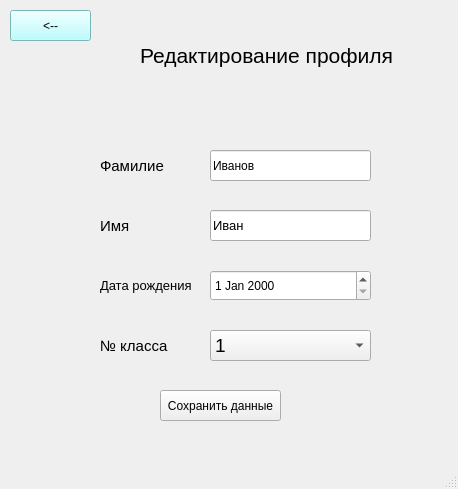
<?xml version="1.0" encoding="UTF-8"?>
<ui version="4.0">
 <class>MainWindow</class>
 <widget class="QMainWindow" name="MainWindow">
  <property name="geometry">
   <rect>
    <x>0</x>
    <y>0</y>
    <width>458</width>
    <height>489</height>
   </rect>
  </property>
  <property name="windowTitle">
   <string>MainWindow</string>
  </property>
  <property name="autoFillBackground">
   <bool>true</bool>
  </property>
  <property name="styleSheet">
   <string notr="true">color: rgb(0, 0, 0);</string>
  </property>
  <widget class="QWidget" name="centralwidget">
   <widget class="QLineEdit" name="surname_student">
    <property name="geometry">
     <rect>
      <x>210</x>
      <y>150</y>
      <width>161</width>
      <height>31</height>
     </rect>
    </property>
    <property name="text">
     <string>Иванов</string>
    </property>
   </widget>
   <widget class="QLabel" name="label">
    <property name="geometry">
     <rect>
      <x>100</x>
      <y>150</y>
      <width>71</width>
      <height>31</height>
     </rect>
    </property>
    <property name="font">
     <font>
      <pointsize>11</pointsize>
     </font>
    </property>
    <property name="text">
     <string>Фамилие</string>
    </property>
   </widget>
   <widget class="QLineEdit" name="name_student">
    <property name="geometry">
     <rect>
      <x>210</x>
      <y>210</y>
      <width>161</width>
      <height>31</height>
     </rect>
    </property>
    <property name="font">
     <font>
      <pointsize>10</pointsize>
     </font>
    </property>
    <property name="text">
     <string>Иван</string>
    </property>
   </widget>
   <widget class="QLabel" name="label_2">
    <property name="geometry">
     <rect>
      <x>100</x>
      <y>210</y>
      <width>71</width>
      <height>31</height>
     </rect>
    </property>
    <property name="font">
     <font>
      <pointsize>11</pointsize>
     </font>
    </property>
    <property name="text">
     <string>Имя</string>
    </property>
   </widget>
   <widget class="QLabel" name="label_3">
    <property name="geometry">
     <rect>
      <x>100</x>
      <y>270</y>
      <width>101</width>
      <height>31</height>
     </rect>
    </property>
    <property name="font">
     <font>
      <pointsize>10</pointsize>
     </font>
    </property>
    <property name="text">
     <string>Дата рождения</string>
    </property>
   </widget>
   <widget class="QLabel" name="label_4">
    <property name="geometry">
     <rect>
      <x>100</x>
      <y>330</y>
      <width>71</width>
      <height>31</height>
     </rect>
    </property>
    <property name="font">
     <font>
      <pointsize>11</pointsize>
     </font>
    </property>
    <property name="text">
     <string>№ класса</string>
    </property>
   </widget>
   <widget class="QLabel" name="label_5">
    <property name="geometry">
     <rect>
      <x>140</x>
      <y>30</y>
      <width>281</width>
      <height>51</height>
     </rect>
    </property>
    <property name="font">
     <font>
      <pointsize>16</pointsize>
     </font>
    </property>
    <property name="text">
     <string>Редактирование профиля</string>
    </property>
   </widget>
   <widget class="QPushButton" name="return_2">
    <property name="geometry">
     <rect>
      <x>10</x>
      <y>10</y>
      <width>81</width>
      <height>31</height>
     </rect>
    </property>
    <property name="font">
     <font/>
    </property>
    <property name="styleSheet">
     <string notr="true">background-color: #aaffff;</string>
    </property>
    <property name="text">
     <string>&lt;--</string>
    </property>
   </widget>
   <widget class="QPushButton" name="save_btn">
    <property name="geometry">
     <rect>
      <x>160</x>
      <y>390</y>
      <width>121</width>
      <height>31</height>
     </rect>
    </property>
    <property name="text">
     <string>Сохранить данные</string>
    </property>
   </widget>
   <widget class="QDateEdit" name="date_birthday">
    <property name="geometry">
     <rect>
      <x>210</x>
      <y>270</y>
      <width>161</width>
      <height>31</height>
     </rect>
    </property>
   </widget>
   <widget class="QComboBox" name="class_number">
    <property name="geometry">
     <rect>
      <x>210</x>
      <y>330</y>
      <width>161</width>
      <height>31</height>
     </rect>
    </property>
    <property name="font">
     <font>
      <pointsize>14</pointsize>
     </font>
    </property>
    <item>
     <property name="text">
      <string>1</string>
     </property>
    </item>
    <item>
     <property name="text">
      <string>2</string>
     </property>
    </item>
    <item>
     <property name="text">
      <string>3</string>
     </property>
    </item>
    <item>
     <property name="text">
      <string>4</string>
     </property>
    </item>
    <item>
     <property name="text">
      <string>5</string>
     </property>
    </item>
    <item>
     <property name="text">
      <string>6</string>
     </property>
    </item>
    <item>
     <property name="text">
      <string>7</string>
     </property>
    </item>
    <item>
     <property name="text">
      <string>8</string>
     </property>
    </item>
    <item>
     <property name="text">
      <string>9</string>
     </property>
    </item>
    <item>
     <property name="text">
      <string>10</string>
     </property>
    </item>
    <item>
     <property name="text">
      <string>11</string>
     </property>
    </item>
   </widget>
  </widget>
  <widget class="QMenuBar" name="menubar">
   <property name="geometry">
    <rect>
     <x>0</x>
     <y>0</y>
     <width>458</width>
     <height>21</height>
    </rect>
   </property>
   <property name="autoFillBackground">
    <bool>false</bool>
   </property>
  </widget>
  <widget class="QStatusBar" name="statusbar"/>
 </widget>
 <resources/>
 <connections/>
</ui>
